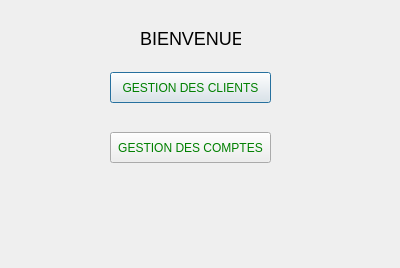
<?xml version="1.0" encoding="UTF-8"?>
<ui version="4.0">
 <class>secondewindow</class>
 <widget class="QDialog" name="secondewindow">
  <property name="geometry">
   <rect>
    <x>0</x>
    <y>0</y>
    <width>400</width>
    <height>268</height>
   </rect>
  </property>
  <property name="windowTitle">
   <string>Dialog</string>
  </property>
  <widget class="QLabel" name="label">
   <property name="geometry">
    <rect>
     <x>140</x>
     <y>30</y>
     <width>101</width>
     <height>16</height>
    </rect>
   </property>
   <property name="styleSheet">
    <string notr="true">QLabel{
	font-size: 18px;
}</string>
   </property>
   <property name="text">
    <string>BIENVENUE</string>
   </property>
  </widget>
  <widget class="QPushButton" name="pushButton_clients">
   <property name="geometry">
    <rect>
     <x>110</x>
     <y>72</y>
     <width>161</width>
     <height>31</height>
    </rect>
   </property>
   <property name="styleSheet">
    <string notr="true">#pushButton_clients{
	background-color:  #eeeeee;
    color: green;
}</string>
   </property>
   <property name="text">
    <string>GESTION DES CLIENTS</string>
   </property>
  </widget>
  <widget class="QPushButton" name="pushButton_comptes">
   <property name="geometry">
    <rect>
     <x>110</x>
     <y>132</y>
     <width>161</width>
     <height>31</height>
    </rect>
   </property>
   <property name="styleSheet">
    <string notr="true">#pushButton_comptes{
	background-color:  #eeeeee;
    color: green;
}</string>
   </property>
   <property name="text">
    <string>GESTION DES COMPTES</string>
   </property>
  </widget>
 </widget>
 <resources/>
 <connections/>
</ui>
